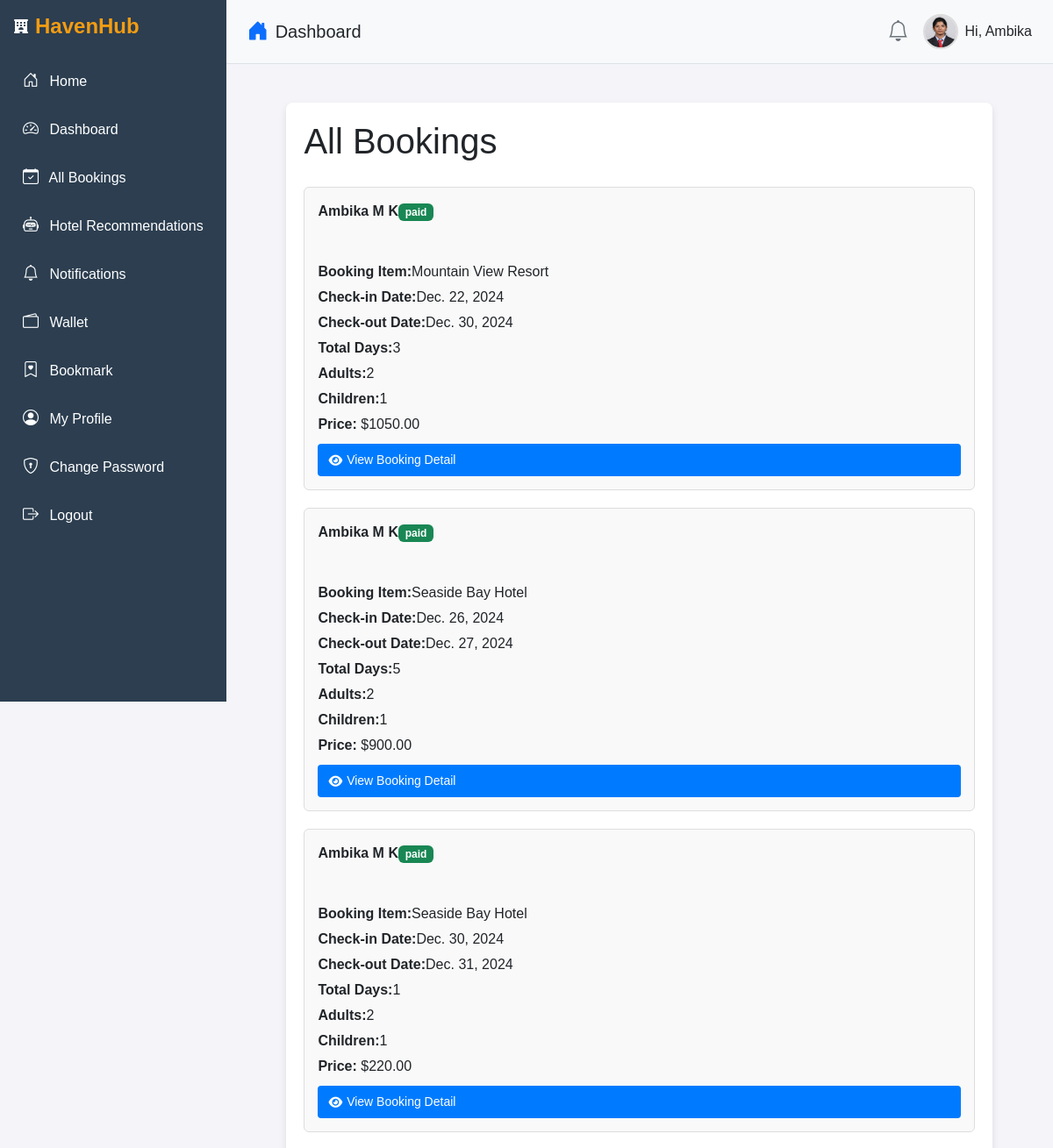
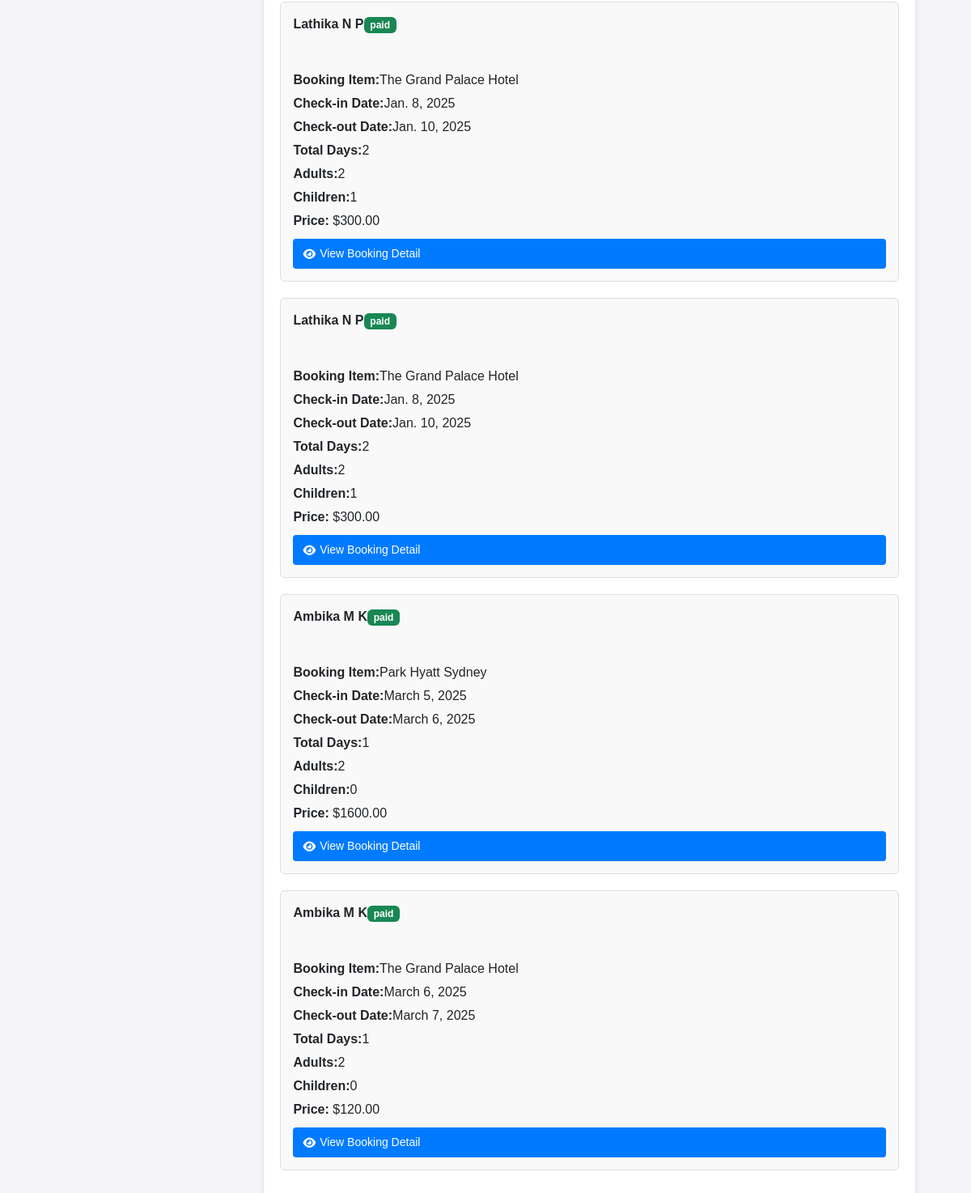
The page /dashboard/bookings/ (signed in) on the database its author committed (2 pictures, top to bottom).
### userauths/models.py (models this page shows, shortened)
class Profile(models.Model):
    pid=ShortUUIDField(length=7,max_length=25,alphabet='abcdefghijklmnopqrstuvwxyz123')
    image=models.FileField(upload_to='image',default="default.jpg",null=True,blank=True)
    user=models.OneToOneField(User,on_delete=models.CASCADE)
    full_name = models.CharField(max_length=500,null=True,blank=True)
    phone = models.CharField(max_length=100,null=True,blank=True)
    gender = models.CharField(max_length=20,choices=GENDER,default="Other")
    country = models.CharField(max_length=100,null=True,blank=True)
    city = models.CharField(max_length=100,null=True,blank=True)
    state = models.CharField(max_length=100,null=True,blank=True)
    address = models.CharField(max_length=1000,null=True,blank=True)
    identity_type = models.CharField(max_length=200,choices=IDENTITY_TYPE,null=True,blank=True)
    identity_img = models.FileField(upload_to='image',default="id.jpg",null=True,blank=True)
    facebook=models.URLField(null=True,blank=True)
    twitter=models.URLField(null=True,blank=True)
    wallet=models.DecimalField(max_digits=10,decimal_places=2,default=0.00)
    verified=models.BooleanField(default=False)
    date=models.DateTimeField(auto_now_add=True)
    class Meta:
        ordering=['-date']

class User(AbstractUser):
    full_name = models.CharField(max_length=500,null=True,blank=True)
    username=models.CharField(max_length=500,unique=True)
    email = models.EmailField(max_length=500,unique=True)
    phone = models.CharField(max_length=100,null=True,blank=True)
    gender = models.CharField(max_length=20,choices=GENDER,default="Other")
    otp=models.CharField(max_length=100,null=True,blank=True)
    USERNAME_FIELD='email'
    REQUIRED_FIELDS = ['username']

### hotel/models.py (models this page shows, shortened)
class Booking(models.Model):
    user=models.ForeignKey(User,on_delete=models.SET_NULL,null=True,blank=True)
    payment_status=models.CharField(max_length=100,choices=PAYMENT_STATUS)
    coupons = models.ManyToManyField("hotel.Coupon",blank=True)
    full_name=models.CharField(max_length=1000)
    email=models.EmailField(max_length=1000)
    phone=models.CharField(max_length=1000)
    hotel=models.ForeignKey(Hotel,on_delete=models.SET_NULL,null=True,blank=True)
    room_type=models.ForeignKey(RoomType,on_delete=models.SET_NULL,null=True,blank=True)
    room=models.ManyToManyField(Room)
    before_discount=models.DecimalField(max_digits=12,decimal_places=2,default=0.00)
    total=models.DecimalField(max_digits=12,decimal_places=2,default=0.00)
    saved=models.DecimalField(max_digits=12,decimal_places=2,default=0.00)
    check_in_date=models.DateField()
    check_out_date=models.DateField()
    total_days=models.PositiveIntegerField(default=0)
    num_adults=models.PositiveIntegerField(default=1)
    num_children=models.PositiveIntegerField(default=0)
    checked_in=models.BooleanField(default=False)
    checked_out=models.BooleanField(default=False)
    is_active=models.BooleanField(default=False)
    checked_in_tracker=models.BooleanField(default=False)
    checked_out_tracker=models.BooleanField(default=False)
    bid=ShortUUIDField(unique=True,length=10,max_length=20,alphabet='abcdefghijklmnopqrstuvwxyz')
    date=models.DateTimeField(auto_now_add=True)
    stripe_payment_intent = models.CharField(max_length=1000,null=True,blank=True)
    success_id=ShortUUIDField(length=10,max_length=20,alphabet='abcdefghijklmnopqrstuvwxyz')
    booking_id=ShortUUIDField(unique=True,length=10,max_length=20,alphabet='abcdefghijklmnopqrstuvwxyz')
    is_cancelled = models.BooleanField(default=False)

class Hotel(models.Model):
    user = models.ForeignKey(User, on_delete=models.SET_NULL, null=True)
    name=models.CharField(max_length=100)
    description=CKEditor5Field(null=True,blank=True,config_name='extends')
    image=models.FileField(upload_to="hotel_gallery")
    address=models.CharField(max_length=200)
    mobile=models.CharField(max_length=200)
    email=models.EmailField(max_length=100)
    status=models.CharField(max_length=20,choices=HOTEL_STATUS,default="Live")
    tags=TaggableManager(blank=True)
    views=models.IntegerField(default=0)
    featured=models.BooleanField(default=False)
    hid=ShortUUIDField(unique=True,length=10,max_length=20,alphabet='abcdefghijklmnopqrstuvwxyz')
    slug=models.SlugField(unique=True)
    date=models.DateTimeField(auto_now_add=True)
    def hotel_gallery(self):
        return HotelGallery.objects.filter(hotel=self)

### user_dashboard/views.py (the view)
# urls.py: path("bookings/",views.bookings,name="bookings"),
@login_required
def bookings(request):
    profile= Profile.objects.get(user=request.user)
    bookings=Booking.objects.filter(user=request.user,payment_status="paid")
    context={
        "bookings":bookings,
        "Profile":profile,
    }
    return render(request,"user_dashboard/bookings.html",context)

### templates/user_dashboard/bookings.html (shortened to what this page needs)
{% extends 'partials/dashboard_base.html' %}
{% block content %}
    <link rel="stylesheet" href="https://cdnjs.cloudflare.com/ajax/libs/font-awesome/6.0.0-beta3/css/all.min.css">
</head>
<body>
    <div class="container">
        <div class="heading">
            <h1>All Bookings</h1>
        </div>
        {% for b in bookings %}
        <div class="booking-detail">
            <p><strong>{{b.full_name}}</strong><span class="badge bg-success">{{b.payment_status}}</span></p><br>
            <div><strong>Booking Item:</strong>{{b.hotel.name}}</div>
            <div><strong>Check-in Date:</strong>{{b.check_in_date}}</div>
            <div><strong>Check-out Date:</strong>{{b.check_out_date}}</div>
            <div><strong>Total Days:</strong>{{b.total_days}}</div>
            <div><strong>Adults:</strong>{{b.num_adults}}</div>
            <div><strong>Children:</strong>{{b.num_children}}</div>
            <div><strong>Price:</strong> ${{b.total}}</div>
            <a href="{% url 'user_dashboard:booking_detail' b.booking_id%}" class="btn-view"><i class="fas fa-eye"></i> View Booking Detail</a>
        </div>
        {% endfor %}
    </div>
</body>
{% endblock content %}

### templates/partials/dashboard_base.html (shortened to what this page needs)
{% load static %}
<!DOCTYPE html>
<html lang="en">
<head>
    <link rel="stylesheet" href="https://cdn.jsdelivr.net/npm/bootstrap@5.3.0/dist/css/bootstrap.min.css">
    <link href="https://cdnjs.cloudflare.com/ajax/libs/bootstrap-icons/1.10.5/font/bootstrap-icons.min.css" rel="stylesheet">
</head>
<body>
    <div class="d-flex">
        {% include "partials/dashboard_sidebar.html" %}
        <div class="flex-grow-1">
            <header class="d-flex justify-content-between align-items-center px-4 py-3 border-bottom">
                <div class="d-flex align-items-center">
                    <i class="bi bi-house-door-fill me-2 fs-4 text-primary"></i>
                    <h1 class="h5 mb-0">Dashboard</h1>
                </div>
                <div class="d-flex align-items-center">
                    <i class="bi bi-bell fs-4 text-secondary me-3"></i>
                    <div class="d-flex align-items-center">
                        <img src="{{ Profile.image.url }}" alt="User Photo" class="rounded-circle" width="40" height="40">
                        <span class="ms-2">Hi, {{ request.user.username }}</span>
                    </div>
                </div>
            </header>
            <main class="p-4">
                {% block content %}
                {% endblock content %}
            </main>
        </div>
    </div>
</body>
</html>

### templates/partials/dashboard_base.html (style rules this page uses)
body { font-family: 'Arial', sans-serif; }
header { background-color: #f8f9fa; }
header h1 { font-size: 20px; }
header img { border: 2px solid #ddd; }

### templates/user_dashboard/bookings.html (style rules this page uses)
body { font-family: Arial, sans-serif; margin: 0; padding: 0; background-color: #f4f4f9; }
.container { width: 90%; margin: 20px auto; background: #fff; padding: 20px; border-radius: 8px; box-shadow: 0 4px 8px rgba(0, 0, 0, 0.1); }
.heading { font-size: 24px; font-weight: bold; margin-bottom: 20px; display: flex; justify-content: space-between; align-items: center; }
.booking-detail { margin-bottom: 20px; padding: 15px; border: 1px solid #ddd; border-radius: 6px; background-color: #f9f9f9; }
.booking-detail div { margin: 5px 0; }
.btn-view { display: inline-block; margin-top: 10px; padding: 8px 12px; color: #fff; background-color: #007bff; text-decoration: none; border-radius: 4px; font-size: 14px; display: flex; align-items: center; }
.btn-view i { margin-right: 5px; }

### rows shown on the page
Profile: image (picture)
User: user.username "Ambika"
Booking: full_name "Ambika M K", payment_status "paid", hotel.name "Mountain View Resort", check_in_date "Dec. 22, 2024", check_out_date "Dec. 30, 2024", total_days "3", num_adults "2", num_children "1", total "1050.00"
Booking: full_name "Ambika M K", payment_status "paid", hotel.name "Seaside Bay Hotel", check_in_date "Dec. 26, 2024", check_out_date "Dec. 27, 2024", total_days "5", num_adults "2", num_children "1", total "900.00"
Booking: full_name "Ambika M K", payment_status "paid", hotel.name "Seaside Bay Hotel", check_in_date "Dec. 30, 2024", check_out_date "Dec. 31, 2024", total_days "1", num_adults "2", num_children "1", total "220.00"
Booking: full_name "Lathika N P", payment_status "paid", hotel.name "The Grand Palace Hotel", check_in_date "Jan. 8, 2025", check_out_date "Jan. 10, 2025", total_days "2", num_adults "2", num_children "1", total "300.00"
Booking: full_name "Lathika N P", payment_status "paid", hotel.name "The Grand Palace Hotel", check_in_date "Jan. 8, 2025", check_out_date "Jan. 10, 2025", total_days "2", num_adults "2", num_children "1", total "300.00"
Booking: full_name "Ambika M K", payment_status "paid", hotel.name "Park Hyatt Sydney", check_in_date "March 5, 2025", check_out_date "March 6, 2025", total_days "1", num_adults "2", num_children "0", total "1600.00"
Booking: full_name "Ambika M K", payment_status "paid", hotel.name "The Grand Palace Hotel", check_in_date "March 6, 2025", check_out_date "March 7, 2025", total_days "1", num_adults "2", num_children "0", total "120.00"
